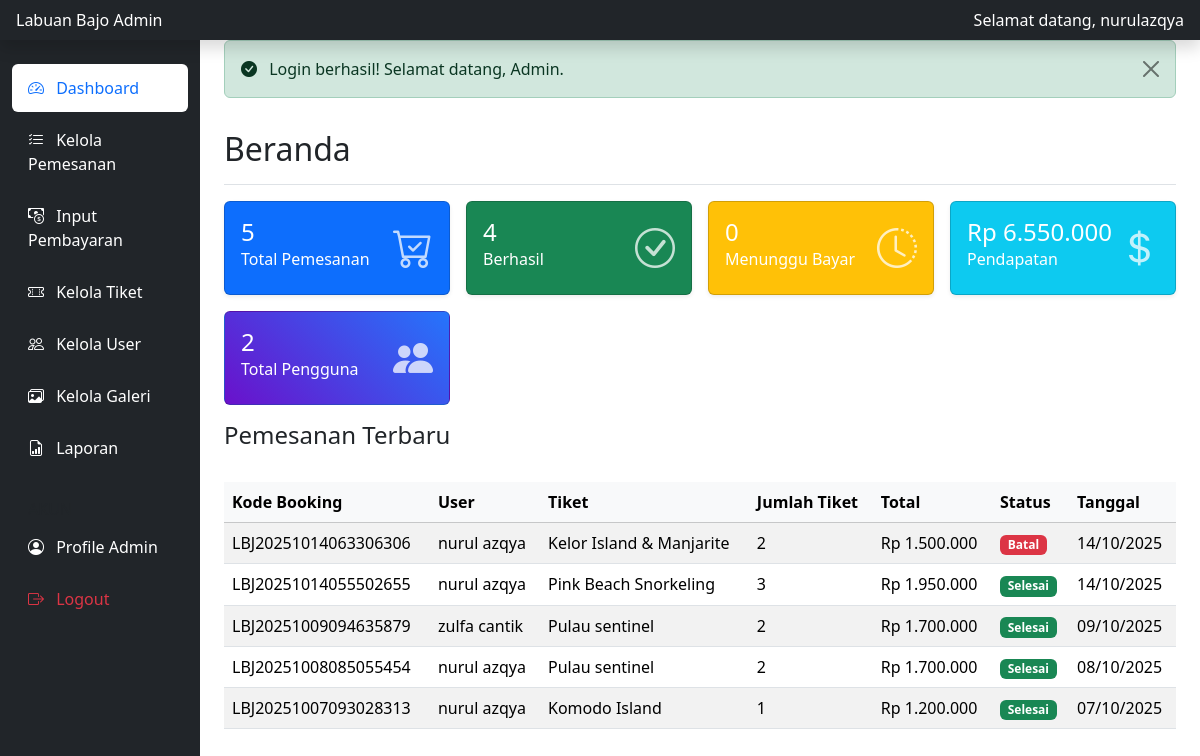
The page /admin/halaman/index.php (signed in) on the database as committed earlier.
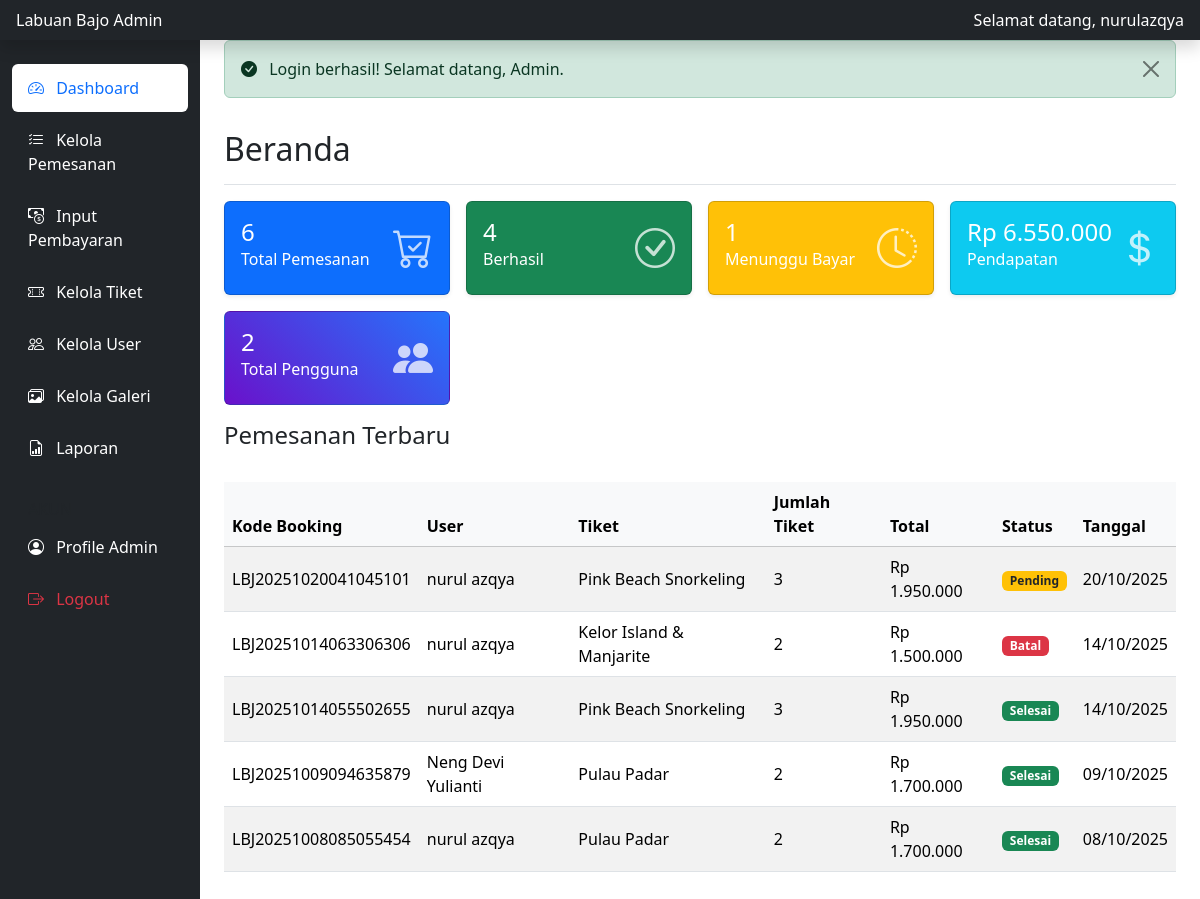
The same page on the database as committed later.
### tables this page shows
CREATE TABLE `pemesanan` (
  `id` int NOT NULL,
  `kode_booking` varchar(50) NOT NULL,
  `user_id` int NOT NULL,
  `tiket_id` int NOT NULL,
  `tanggal_kunjungan` date NOT NULL,
  `jumlah_tiket` int NOT NULL,
  `total_harga` decimal(10,2) NOT NULL,
  `status` enum('pending','dibayar','selesai','batal') DEFAULT 'pending',
  `metode_pembayaran` varchar(20) NOT NULL DEFAULT 'offline',
  `jenis` varchar(20) NOT NULL DEFAULT 'booking',
  `batas_waktu` datetime DEFAULT NULL,
  `created_at` timestamp NULL DEFAULT CURRENT_TIMESTAMP,
  `updated_at` timestamp NULL DEFAULT CURRENT_TIMESTAMP ON UPDATE CURRENT_TIMESTAMP
);

CREATE TABLE `users` (
  `id` int NOT NULL,
  `username` varchar(50) NOT NULL,
  `password` varchar(255) NOT NULL,
  `email` varchar(100) NOT NULL,
  `nama_lengkap` varchar(100) NOT NULL,
  `no_hp` varchar(15) NOT NULL,
  `profile_photo` varchar(255) DEFAULT NULL,
  `role` enum('admin','user') NOT NULL DEFAULT 'user',
  `created_at` timestamp NULL DEFAULT CURRENT_TIMESTAMP
);

CREATE TABLE `tiket` (
  `id` int NOT NULL,
  `nama_paket` varchar(100) NOT NULL,
  `deskripsi` text NOT NULL,
  `harga` decimal(10,2) NOT NULL,
  `durasi` varchar(50) NOT NULL,
  `kategori` varchar(50) NOT NULL,
  `gambar` varchar(255) NOT NULL,
  `stok` int DEFAULT '0',
  `status` enum('aktif','nonaktif') DEFAULT 'aktif',
  `fasilitas` text,
  `itinerary` text,
  `syarat` text,
  `latitude` decimal(10,6) DEFAULT NULL,
  `longitude` decimal(10,6) DEFAULT NULL,
  `created_at` timestamp NULL DEFAULT CURRENT_TIMESTAMP,
  `updated_at` timestamp NULL DEFAULT CURRENT_TIMESTAMP ON UPDATE CURRENT_TIMESTAMP
);

### admin/halaman/dashboard.php (the view, shortened to what this page needs)
<?php
include '../../database/konek.php';
include '../../includes/boot.php';
include '../../includes/alerts.php';
$query_total = $konek->prepare("SELECT COUNT(*) as total FROM pemesanan");
$query_total->execute();
$result_total = $query_total->get_result();
$totalPemesanan = $result_total->fetch_assoc()['total'];
$query_selesai = $konek->prepare("SELECT COUNT(*) as total FROM pemesanan WHERE status = 'selesai'");
$query_selesai->execute();
$result_selesai = $query_selesai->get_result();
$totalSelesai = $result_selesai->fetch_assoc()['total'];
$query_pending = $konek->prepare("SELECT COUNT(*) as total FROM pemesanan WHERE status = 'pending'");
$query_pending->execute();
$result_pending = $query_pending->get_result();
$totalPending = $result_pending->fetch_assoc()['total'];
$query_pendapatan = $konek->prepare("SELECT SUM(total_harga) as total FROM pemesanan WHERE status = 'selesai'");
$query_pendapatan->execute();
$result_pendapatan = $query_pendapatan->get_result();
$pendapatan = $result_pendapatan->fetch_assoc()['total'] ?? 0;
$query_total_user = $konek->prepare("SELECT COUNT(*) as total FROM users WHERE role = 'user'");
$query_total_user->execute();
$result_total_user = $query_total_user->get_result();
$totalUser = $result_total_user->fetch_assoc()['total'];
$query_recent = $konek->prepare("
    SELECT p.kode_booking, u.nama_lengkap, t.nama_paket, p.jumlah_tiket,
           p.total_harga, p.status, p.created_at
    FROM pemesanan p
    JOIN users u ON p.user_id = u.id
    JOIN tiket t ON p.tiket_id = t.id
    ORDER BY p.created_at DESC
    LIMIT 5
");
$query_recent->execute();
$recentBookings = $query_recent->get_result();
?>
<div class="d-flex justify-content-between flex-wrap flex-md-nowrap align-items-center pt-3 pb-2 mb-3 border-bottom">
    <h1 class="h2">Beranda</h1>
</div>
<div class="row g-3 mb-4">
    <div class="col-xl-3 col-md-6">
        <div class="card text-white bg-primary shadow-sm">
            <div class="card-body">
                <div class="d-flex justify-content-between">
                    <div>
                        <h4 class="mb-0"><?php echo $totalPemesanan; ?></h4>
                        <p class="mb-0">Total Pemesanan</p>
                    </div>
                    <i class="bi bi-cart-check fs-1 opacity-75"></i>
                </div>
            </div>
        </div>
    </div>
    <div class="col-xl-3 col-md-6">
        <div class="card text-white bg-success shadow-sm">
            <div class="card-body">
                <div class="d-flex justify-content-between">
                    <div>
                        <h4 class="mb-0"><?php echo $totalSelesai; ?></h4>
                        <p class="mb-0">Berhasil</p>
                    </div>
                    <i class="bi bi-check-circle fs-1 opacity-75"></i>
                </div>
            </div>
        </div>
    </div>
    <div class="col-xl-3 col-md-6">
        <div class="card text-white bg-warning shadow-sm">
            <div class="card-body">
                <div class="d-flex justify-content-between">
                    <div>
                        <h4 class="mb-0"><?php echo $totalPending; ?></h4>
                        <p class="mb-0">Menunggu Bayar</p>
                    </div>
                    <i class="bi bi-clock-history fs-1 opacity-75"></i>
                </div>
            </div>
        </div>
    </div>
    <div class="col-xl-3 col-md-6">
        <div class="card text-white bg-info shadow-sm">
            <div class="card-body">
                <div class="d-flex justify-content-between">
                    <div>
                        <h4 class="mb-0">Rp <?php echo number_format($pendapatan, 0, ',', '.'); ?></h4>
                        <p class="mb-0">Pendapatan</p>
                    </div>
                    <i class="bi bi-currency-dollar fs-1 opacity-75"></i>
                </div>
            </div>
        </div>
    </div>
<div class="col-xl-3 col-md-6 ">
    <div class="card text-white" style="background: linear-gradient(45deg, #6a11cb, #2575fc);">
        <div class="card-body">
            <div class="d-flex justify-content-between">
                <div>
                    <h4 class="mb-0"><?php echo $totalUser; ?></h4>
                    <p class="mb-0">Total Pengguna</p>
                </div>
                <i class="bi bi-people-fill fs-1 opacity-75"></i>
            </div>
        </div>
    </div>
</div>
<h4 class="mb-3">Pemesanan Terbaru</h4>
<div class="table-responsive">
    <table class="table table-striped table-hover align-middle">
        <thead class="table-light">
            <tr>
                <th>Kode Booking</th>
                <th>User</th>
                <th>Tiket</th>
                <th>Jumlah Tiket</th>
                <th>Total</th>
                <th>Status</th>
                <th>Tanggal</th>
            </tr>
        </thead>
        <tbody>
            <?php if ($recentBookings->num_rows > 0) {
                while($row = $recentBookings->fetch_assoc()) {
                    $statusClass = ($row['status']=='pending')?'bg-warning text-dark':
                                   (($row['status']=='dibayar')?'bg-info':
                                   (($row['status']=='selesai')?'bg-success':'bg-danger'));
                    echo "<tr>
                        <td>" . htmlspecialchars($row['kode_booking']) . "</td>
                        <td>" . htmlspecialchars($row['nama_lengkap']) . "</td>
                        <td>" . htmlspecialchars($row['nama_paket']) . "</td>
                        <td>" . htmlspecialchars($row['jumlah_tiket']) . "</td>
                        <td>Rp " . number_format($row['total_harga'], 0, ',', '.') . "</td>
                        <td><span class='badge $statusClass'>" . ucfirst(htmlspecialchars($row['status'])) . "</span></td>
                        <td>" . date('d/m/Y', strtotime($row['created_at'])) . "</td>
                    </tr>";
                }
            } else {
                echo "<tr><td colspan='7' class='text-center text-muted'>Tidak ada data.</td></tr>";
            } ?>
        </tbody>
    </table>
</div>

### includes/boot.php (shortened to what this page needs)
<!doctype html>
<html lang="en">
<head>
    <link href="https://cdn.jsdelivr.net/npm/bootstrap@5.3.8/dist/css/bootstrap.min.css" rel="stylesheet">
    <link rel="stylesheet" href="https://cdn.jsdelivr.net/npm/bootstrap-icons@1.13.1/font/bootstrap-icons.min.css">
</head>
<body>
</body>
</html>

### admin/halaman/index.php (shortened to what this page needs)
<?php
include '../../includes/boot.php';
 $page = isset($_GET['page']) ? $_GET['page'] : 'dashboard';
 $content_file = __DIR__ . '/' . $page . '.php';
 ob_end_flush(); ?>
<!DOCTYPE html>
<html lang="id">
<head>
    <link href="https://cdn.jsdelivr.net/npm/bootstrap@5.3.0/dist/css/bootstrap.min.css" rel="stylesheet">
    <link rel="stylesheet" href="https://cdn.jsdelivr.net/npm/bootstrap-icons@1.10.0/font/bootstrap-icons.css">
</head>
<body>
<header class="navbar navbar-dark sticky-top bg-dark flex-md-nowrap p-0 shadow">
  <a class="navbar-brand col-md-3 col-lg-2 me-0 px-3 fs-6" href="#">Labuan Bajo Admin</a>
  <div class="navbar-nav">
    <div class="nav-item text-nowrap">
      <a class="nav-link px-3 text-white" href="#">Selamat datang, <?php echo htmlspecialchars($_SESSION['username']); ?></a>
    </div>
  </div>
</header>
<div class="container-fluid">
  <div class="row">
    <nav id="sidebarMenu" class="col-md-3 col-lg-2 d-md-block bg-dark sidebar collapse">
      <div class="position-sticky pt-3 sidebar-sticky">
        <ul class="nav flex-column">
          <li class="nav-item"><a class="nav-link <?php echo ($page == 'dashboard') ? 'active' : ''; ?>" href="?page=dashboard"><i class="bi bi-speedometer2 me-2"></i> Dashboard</a></li>
          <li class="nav-item"><a class="nav-link <?php echo ($page == 'kelola_pemesanan') ? 'active' : ''; ?>" href="?page=kelola_pemesanan"><i class="bi bi-list-check me-2"></i> Kelola Pemesanan</a></li>
          <li class="nav-item"><a class="nav-link <?php echo ($page == 'input_pembayaran') ? 'active' : ''; ?>" href="?page=input_pembayaran"><i class="bi bi-cash-coin me-2"></i> Input Pembayaran</a></li>
          <li class="nav-item"><a class="nav-link <?php echo ($page == 'kelola_tiket') ? 'active' : ''; ?>" href="?page=kelola_tiket"><i class="bi bi-ticket-perforated me-2"></i> Kelola Tiket</a></li>
          <li class="nav-item"><a class="nav-link <?php echo ($page == 'kelola_user') ? 'active' : ''; ?>" href="?page=kelola_user"><i class="bi bi-people me-2"></i> Kelola User</a></li>
          <li class="nav-item"><a class="nav-link <?php echo ($page == 'kelola_galeri') ? 'active' : ''; ?>" href="?page=kelola_galeri"><i class="bi bi-images me-2"></i> Kelola Galeri</a></li>
          <li class="nav-item"><a class="nav-link <?php echo ($page == 'laporan') ? 'active' : ''; ?>" href="?page=laporan"><i class="bi bi-file-earmark-bar-graph me-2"></i> Laporan</a></li>
        </ul>
        <h6 class="sidebar-heading d-flex justify-content-between align-items-center px-3 mt-4 mb-1 text-muted text-uppercase">
            <span>Akun</span>
        </h6>
        <ul class="nav flex-column mb-2">
            <li class="nav-item">
                <a class="nav-link <?php echo ($page == 'admin_profile') ? 'active' : ''; ?>" href="?page=admin_profile">
                    <i class="bi bi-person-circle me-2"></i> Profile Admin
                </a>
            </li>
            <li class="nav-item">
                <a class="nav-link text-danger" href="../login/logout.php">
                    <i class="bi bi-box-arrow-right me-2"></i> Logout
                </a>
            </li>
        </ul>
      </div>
    </nav>
    <main class="col-md-9 ms-sm-auto col-lg-10 px-md-4 main-content">
      <?php
      if (file_exists($content_file)) {
          include $content_file;
      } else {
          echo '<div class="alert alert-danger">Halaman tidak ditemukan.</div>';
      }
      ?>
    </main>
  </div>
</div>
</body>
</html>

### includes/alerts.php (shortened to what this page needs)
<?php
if (isset($_SESSION['success_message'])): ?>
    <div class="alert alert-success alert-dismissible fade show" role="alert">
        <i class="bi bi-check-circle-fill me-2"></i>
        <?php echo htmlspecialchars($_SESSION['success_message']); ?>
        <button type="button" class="btn-close" data-bs-dismiss="alert" aria-label="Close"></button>
    </div>
<?php endif; ?>

### admin/halaman/index.php (style rules this page uses)
.sidebar { position: fixed; top: 0; bottom: 0; left: 0; z-index: 100; padding: 48px 0 0; }
.sidebar-sticky { position: relative; top: 0; height: calc(100vh - 48px); padding-top: .5rem; overflow-x: hidden; overflow-y: auto; }
.sidebar .nav-link { font-weight: 500; color: #fff; padding: 0.75rem 1rem; border-radius: 0.375rem; margin-bottom: 0.25rem; }
.sidebar .nav-link.active { color: #0d6efd; background-color: #fff; }
.main-content { margin-left: 240px; }

Rows that differ between the two databases and show on the page:
no longer on this page (row edited): pemesanan: kode_booking "LBJ20251007093028313", user.nama_lengkap "nurul azqya", tiket.nama_paket "Komodo Island", jumlah_tiket "1", total_harga "1.200.000", status "Selesai", created_at "07/10/2025"
added pemesanan: kode_booking "LBJ20251020041045101", user.nama_lengkap "nurul azqya", tiket.nama_paket "Pink Beach Snorkeling", jumlah_tiket "3", total_harga "1.950.000", status "Pending", created_at "20/10/2025"
changed through a linked row, pemesanan "LBJ20251009094635879": user.nama_lengkap "zulfa cantik" → "Neng Devi Yulianti"; tiket.nama_paket "Pulau sentinel" → "Pulau Padar"
changed through a linked row, pemesanan "LBJ20251008085055454": tiket.nama_paket "Pulau sentinel" → "Pulau Padar"
Other text that changed with them:
$totalPemesanan: "5" → "6"
$totalPending: "0" → "1"
